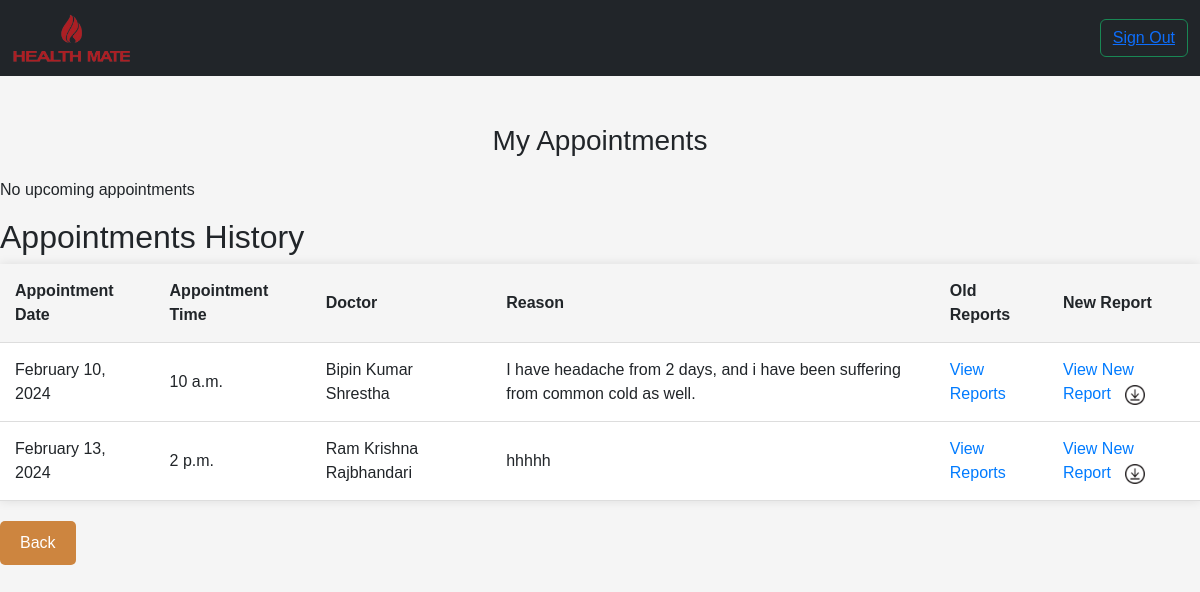
The app's page /my_appointment (signed in) with its own data.
### home/models.py (models this page shows, shortened)
class Appointment(models.Model):
    patient = models.ForeignKey(CustomUser, on_delete=models.CASCADE)
    doctor = models.ForeignKey(Doctor, on_delete=models.CASCADE)
    appointment_date = models.DateField()
    appointment_time = models.TimeField()
    reason = models.TextField()
    status = models.CharField(max_length=15, default='remaining')
    old_reports = models.FileField(upload_to='old_reports/', null=True, blank=True)

class Doctor(models.Model):
    user = models.OneToOneField(CustomUser, on_delete=models.CASCADE, primary_key=True)
    qualification = models.CharField(max_length=100)
    specialities = models.CharField(max_length=100)
    descriptions = models.TextField()
    hospital=models.TextField()
    availability_days = models.ManyToManyField('DoctorAvailability',related_name='doctors')
    start_time = models.TimeField()
    end_time = models.TimeField()
    break_start1 = models.TimeField()
    break_end1 = models.TimeField()
    break_start2 = models.TimeField()
    break_end2 = models.TimeField()
    is_booked = models.BooleanField(default=False)

class CustomUser(AbstractUser):
    age = models.IntegerField(null=True, blank=True)
    contact = models.CharField(max_length=15, null=True, blank=True)
    joined_date = models.DateTimeField(auto_now_add=True)
    sex = models.CharField(max_length=10, choices=[('male', 'Male'), ('female', 'Female'), ('other', 'Other')], null=True, blank=True)
    address = models.TextField(null=True, blank=True)
    profile_image = models.ImageField(upload_to='profile_images/', null=True, blank=True)
    objects = CustomUserManager()

### home/views.py (the view)
# urls.py: path("my_appointment",views.my_appointment, name="my_appointment"),
def my_appointment(request):
    timezone.activate("Asia/Kathmandu")
    now = timezone.localtime(timezone.now())
    print("Current Time (Local):", now)
    all_appointments = Appointment.objects.filter(patient=request.user)
    upcoming_appointments = all_appointments.filter(
        Q(appointment_date__gt=now.date()) | (Q(appointment_date=now.date()) & Q(appointment_time__gt=now.time()))
    )
    past_appointments = all_appointments.filter(
        Q(appointment_date__lt=now.date()) | (Q(appointment_date=now.date()) & Q(appointment_time__lte=now.time()))
    )
    context = {
        'upcoming_appointments': upcoming_appointments,
        'past_appointments': past_appointments,
    }
    return render(request, 'my_appointment.html', context)

### template/my_appointment.html (shortened to what this page needs)
{% extends 'patient_profile_base.html' %}
{% load tz %}
{% block content %}
    <div class="dashboard-container">
        <h1>My Appointments</h1>
        {% if upcoming_appointments %}
            <h2>Upcoming Appointments</h2>
            <table class="appointment-table upcoming-table">
                <thead>
                    <tr>
                        <th>Appointment Date</th>
                        <th>Appointment Time</th>
                        <th>Doctor</th>
                        <th>Reason</th>
                        <th>Old Reports</th>
                    </tr>
                </thead>
                <tbody>
                    {% for appointment in upcoming_appointments %}
                        <tr class="appointment-details">
                            <td>{{ appointment.appointment_date|date:"F j, Y" }}</td>
                            <td>{{ appointment.appointment_time }}</td>
                            <td>Dr. {{ appointment.doctor.user.first_name }} {{ appointment.doctor.user.last_name }}</td>
                            <td>{{ appointment.reason }}</td>
                            <td>
                                {% if appointment.old_reports %}
                                    <a href="{{ appointment.old_reports.url }}" target="_blank">View Reports</a>
                                {% else %}
                                    No old reports attached
                                {% endif %}
                            </td>
                            <td>
                                <button class="cancel-button" data-appointment-id="{{ appointment.id }}">
                                    Cancel
                                </button>
                            </td>
                        </tr>
                    {% endfor %}
                </tbody>
            </table>
        {% else %}
            <p>No upcoming appointments</p>
        {% endif %}
        {% if past_appointments %}
    <h2>Appointments History</h2>
    <table class="appointment-table">
        <thead>
            <tr>
                <th>Appointment Date</th>
                <th>Appointment Time</th>
                <th>Doctor</th>
                <th>Reason</th>
                <th>Old Reports</th>
                <th>New Report</th>
            </tr>
        </thead>
        <tbody>
            {% for appointment in past_appointments %}
                <tr class="appointment-details">
                    <td>{{ appointment.appointment_date|date:"F j, Y" }}</td>
                    <td>{{ appointment.appointment_time }}</td>
                    <td>{{ appointment.doctor.user.first_name }} {{ appointment.doctor.user.last_name }}</td>
                    <td>{{ appointment.reason }}</td>
                    <td>
                        {% if appointment.old_reports %}
                            <a href="{{ appointment.old_reports.url }}" target="_blank">View Reports</a>
                        {% else %}
                            No old reports attached
                        {% endif %}
                    </td>
                    <td>
                        {% if appointment.new_reports.all %}
                            <a href="{{ appointment.new_reports.first.report_file.url }}" target="_blank">View New Report  <a href="{{ appointment.new_reports.first.report_file.url }}" download>
                                <img src="/static/down.png" width="20px" height="20px" style="margin-left: 10px;" >
                            </a></a>
                            <br>
                        {% else %}
                            No new report attached
                        {% endif %}
                    </td>
                </tr>
            {% endfor %}
        </tbody>
    </table>
{% else %}
    <p>No past appointments</p>
{% endif %}
        <a href="/patient_profile" class="action-button">
            <button class="back">Back</button>
        </a>
    </div>
{% endblock %}

### template/my_appointment.html (style rules this page uses)
body { margin: 0; padding: 0; font-family: 'Arial', sans-serif; background-color: #f5f5f5; }
h1 { text-align: center; margin-bottom: 20px; font-size: 28px; }
.appointment-table { width: 100%; border-collapse: collapse; margin-bottom: 20px; box-shadow: 0 0 10px rgba(0, 0, 0, 0.1); }
.appointment-table th, .appointment-table td { padding: 15px; text-align: left; border-bottom: 1px solid #ddd; }
.appointment-details { background-color: #fff; transition: background-color 0.3s ease; }
.appointment-details a { color: #007bff; text-decoration: none; }
.back { background-color: peru; padding: 10px 20px; font-size: 16px; color: #fff; border: none; border-radius: 5px; cursor: pointer; transition: background-color 0.3s ease; }

### records on screen
Appointment: appointment_date "February 10, 2024", appointment_time "10 a.m.", doctor.user.first_name "Bipin Kumar", doctor.user.last_name "Shrestha", reason "I have headache from 2 days, and i have been suffering from common cold as well."
Appointment: appointment_date "February 13, 2024", appointment_time "2 p.m.", doctor.user.first_name "Ram Krishna", doctor.user.last_name "Rajbhandari", reason "hhhhh"
